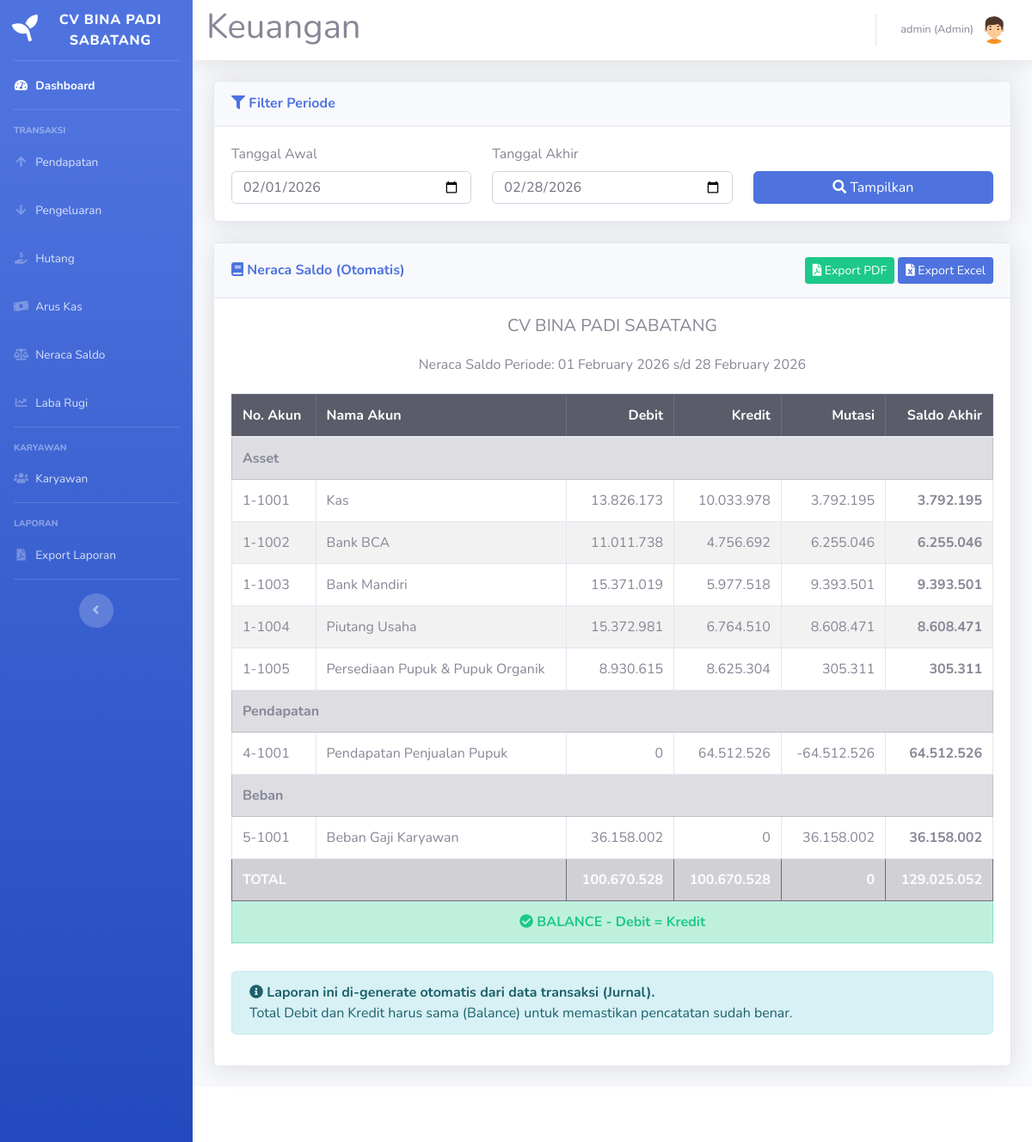
Page /neraca-saldo-auto.php (signed in) on the committed database.
### tables this page shows
CREATE TABLE `chart_of_accounts` (
  `id_akun` int(11) NOT NULL,
  `nomor_akun` varchar(20) NOT NULL,
  `nama_akun` varchar(100) NOT NULL,
  `jenis_akun` enum('Asset','Kewajiban','Ekuitas','Pendapatan','Beban') NOT NULL,
  `saldo_normal` enum('Debit','Kredit') NOT NULL,
  `kategori_arus_kas` varchar(20) DEFAULT NULL COMMENT 'Operasional/Investasi/Pendanaan',
  `is_active` tinyint(1) DEFAULT 1,
  `created_at` timestamp NOT NULL DEFAULT current_timestamp()
);

### neraca-saldo-auto.php (the view, shortened to what this page needs)
<?php
require_once 'includes/functions-jurnal.php';
?>
<!DOCTYPE html>
<html lang="en">
<head>
    <link href="vendor/fontawesome-free/css/all.min.css" rel="stylesheet">
    <link href="css/sb-admin-2.min.css" rel="stylesheet">
</head>
<body id="page-top">
    <?php
    require('sidebar.php');
    require('navbar.php');
    $tanggal_awal = isset($_GET['tanggal_awal']) ? $_GET['tanggal_awal'] : date('Y-m-01');
    $tanggal_akhir = isset($_GET['tanggal_akhir']) ? $_GET['tanggal_akhir'] : date('Y-m-t');
    $id_user = $_SESSION['id'];
    $sql = "SELECT
                ca.id_akun,
                ca.nomor_akun,
                ca.nama_akun,
                ca.jenis_akun,
                ca.saldo_normal,
                COALESCE(SUM(jl.debit), 0) AS total_debit,
                COALESCE(SUM(jl.kredit), 0) AS total_kredit,
                COALESCE(SUM(jl.debit - jl.kredit), 0) AS mutasi,
                CASE
                    WHEN ca.saldo_normal = 'Debit' THEN COALESCE(SUM(jl.debit - jl.kredit), 0)
                    ELSE COALESCE(SUM(jl.kredit - jl.debit), 0)
                END AS saldo_akhir
            FROM chart_of_accounts ca
            LEFT JOIN journal_lines jl ON ca.id_akun = jl.id_akun
            LEFT JOIN journal_entries je ON jl.id_jurnal = je.id_jurnal
                AND je.tanggal BETWEEN '$tanggal_awal' AND '$tanggal_akhir'
                AND je.id_user = '$id_user'
            WHERE ca.is_active = 1
            GROUP BY ca.id_akun
            HAVING saldo_akhir != 0 OR total_debit > 0 OR total_kredit > 0
            ORDER BY ca.nomor_akun";
    $result = mysqli_query($koneksi, $sql);
    $sum_debit = 0;
    $sum_kredit = 0;
    $sum_saldo_akhir = 0;
    $neraca_by_jenis = [
        'Asset' => [],
        'Kewajiban' => [],
        'Ekuitas' => [],
        'Pendapatan' => [],
        'Beban' => []
    ];
    while ($row = mysqli_fetch_assoc($result)) {
        $neraca_by_jenis[$row['jenis_akun']][] = $row;
        $sum_debit += $row['total_debit'];
        $sum_kredit += $row['total_kredit'];
        $sum_saldo_akhir += $row['saldo_akhir'];
    }
    ?>
    <div id="content">
        <div class="container-fluid">
            <div class="card shadow mb-4">
                <div class="card-header py-3">
                    <h6 class="m-0 font-weight-bold text-primary">
                        <i class="fas fa-filter"></i> Filter Periode
                    </h6>
                </div>
                <div class="card-body">
                    <form method="GET" action="">
                        <div class="row">
                            <div class="col-md-4">
                                <label>Tanggal Awal</label>
                                <input type="date" name="tanggal_awal" class="form-control" value="<?php echo $tanggal_awal; ?>" required>
                            </div>
                            <div class="col-md-4">
                                <label>Tanggal Akhir</label>
                                <input type="date" name="tanggal_akhir" class="form-control" value="<?php echo $tanggal_akhir; ?>" required>
                            </div>
                            <div class="col-md-4">
                                <label>&nbsp;</label>
                                <button type="submit" class="btn btn-primary btn-block">
                                    <i class="fas fa-search"></i> Tampilkan
                                </button>
                            </div>
                        </div>
                    </form>
                </div>
            </div>
            <div class="card shadow mb-4">
                <div class="card-header py-3 d-flex justify-content-between align-items-center">
                    <h6 class="m-0 font-weight-bold text-primary">
                        <i class="fas fa-book"></i> Neraca Saldo (Otomatis)
                    </h6>
                    <div>
                        <a href="export-neraca-saldo-auto.php?tanggal_awal=<?php echo $tanggal_awal; ?>&tanggal_akhir=<?php echo $tanggal_akhir; ?>" class="btn btn-success btn-sm" target="_blank">
                            <i class="fas fa-file-pdf"></i> Export PDF
                        </a>
                        <a href="export-excel-neraca-saldo-auto.php?tanggal_awal=<?php echo $tanggal_awal; ?>&tanggal_akhir=<?php echo $tanggal_akhir; ?>" class="btn btn-primary btn-sm">
                            <i class="fas fa-file-excel"></i> Export Excel
                        </a>
                    </div>
                </div>
                <div class="card-body">
                    <h5 class="text-center mb-4">CV BINA PADI SABATANG</h5>
                    <h6 class="text-center mb-4">Neraca Saldo Periode: <?php echo date('d F Y', strtotime($tanggal_awal)); ?> s/d <?php echo date('d F Y', strtotime($tanggal_akhir)); ?></h6>
                    <div class="table-responsive">
                        <table class="table table-bordered table-striped">
                            <thead class="table-dark">
                                <tr>
                                    <th>No. Akun</th>
                                    <th>Nama Akun</th>
                                    <th class="text-right">Debit</th>
                                    <th class="text-right">Kredit</th>
                                    <th class="text-right">Mutasi</th>
                                    <th class="text-right">Saldo Akhir</th>
                                </tr>
                            </thead>
                            <?php
                            $jenis_akun_list = ['Asset', 'Kewajiban', 'Ekuitas', 'Pendapatan', 'Beban'];
                            foreach ($jenis_akun_list as $jenis):
                                if (empty($neraca_by_jenis[$jenis])) continue;
                            ?>
                                <tr class="table-secondary">
                                    <th colspan="6"><?php echo $jenis; ?></th>
                                </tr>
                                <?php foreach ($neraca_by_jenis[$jenis] as $row): ?>
                                    <tr>
                                        <td><?php echo $row['nomor_akun']; ?></td>
                                        <td><?php echo $row['nama_akun']; ?></td>
                                        <td class="text-right"><?php echo number_format($row['total_debit'], 0, ',', '.'); ?></td>
                                        <td class="text-right"><?php echo number_format($row['total_kredit'], 0, ',', '.'); ?></td>
                                        <td class="text-right"><?php echo number_format($row['mutasi'], 0, ',', '.'); ?></td>
                                        <td class="text-right"><strong><?php echo number_format($row['saldo_akhir'], 0, ',', '.'); ?></strong></td>
                                    </tr>
                                <?php endforeach; ?>
                            <?php endforeach; ?>
                            <tr class="table-dark">
                                <th colspan="2">TOTAL</th>
                                <th class="text-right"><?php echo number_format($sum_debit, 0, ',', '.'); ?></th>
                                <th class="text-right"><?php echo number_format($sum_kredit, 0, ',', '.'); ?></th>
                                <th class="text-right"><?php echo number_format($sum_debit - $sum_kredit, 0, ',', '.'); ?></th>
                                <th class="text-right"><?php echo number_format($sum_saldo_akhir, 0, ',', '.'); ?></th>
                            </tr>
                            <?php if ($sum_debit == $sum_kredit): ?>
                                <tr class="table-success">
                                    <td colspan="6" class="text-center text-success">
                                        <strong><i class="fas fa-check-circle"></i> BALANCE - Debit = Kredit</strong>
                                    </td>
                                </tr>
                            <?php endif; ?>
                        </table>
                    </div>
                    <div class="alert alert-info mt-3">
                        <i class="fas fa-info-circle"></i>
                        <strong>Laporan ini di-generate otomatis dari data transaksi (Jurnal).</strong><br>
                        Total Debit dan Kredit harus sama (Balance) untuk memastikan pencatatan sudah benar.
                    </div>
                </div>
            </div>
        </div>
        <?php require 'footer.php'; ?>
    </div>
</body>
</html>

### rows in the picture
chart_of_accounts: nomor_akun "1-1001", nama_akun "Kas", total_debit "13.826.173", total_kredit "10.033.978", mutasi "3.792.195", saldo_akhir "3.792.195"
chart_of_accounts: nomor_akun "1-1002", nama_akun "Bank BCA", total_debit "11.011.738", total_kredit "4.756.692", mutasi "6.255.046", saldo_akhir "6.255.046"
chart_of_accounts: nomor_akun "1-1003", nama_akun "Bank Mandiri", total_debit "15.371.019", total_kredit "5.977.518", mutasi "9.393.501", saldo_akhir "9.393.501"
chart_of_accounts: nomor_akun "1-1004", nama_akun "Piutang Usaha", total_debit "15.372.981", total_kredit "6.764.510", mutasi "8.608.471", saldo_akhir "8.608.471"
chart_of_accounts: nomor_akun "1-1005", nama_akun "Persediaan Pupuk & Pupuk Organik", total_debit "8.930.615", total_kredit "8.625.304", mutasi "305.311", saldo_akhir "305.311"
chart_of_accounts: nomor_akun "4-1001", nama_akun "Pendapatan Penjualan Pupuk", total_debit "0", total_kredit "64.512.526", mutasi "-64.512.526", saldo_akhir "64.512.526"
chart_of_accounts: nomor_akun "5-1001", nama_akun "Beban Gaji Karyawan", total_debit "36.158.002", total_kredit "0", mutasi "36.158.002", saldo_akhir "36.158.002"

### other values in the picture
$_SESSION['nama'] "admin"
$_SESSION['level'] "Admin"
date('d F Y', strtotime($tanggal_awal)) "01 February 2026"
date('d F Y', strtotime($tanggal_akhir)) "28 February 2026"
$jenis "Asset"
$jenis "Pendapatan"
$jenis "Beban"
$sum_debit "100.670.528"
$sum_kredit "100.670.528"
$sum_debit - $sum_kredit "0"
$sum_saldo_akhir "129.025.052"
